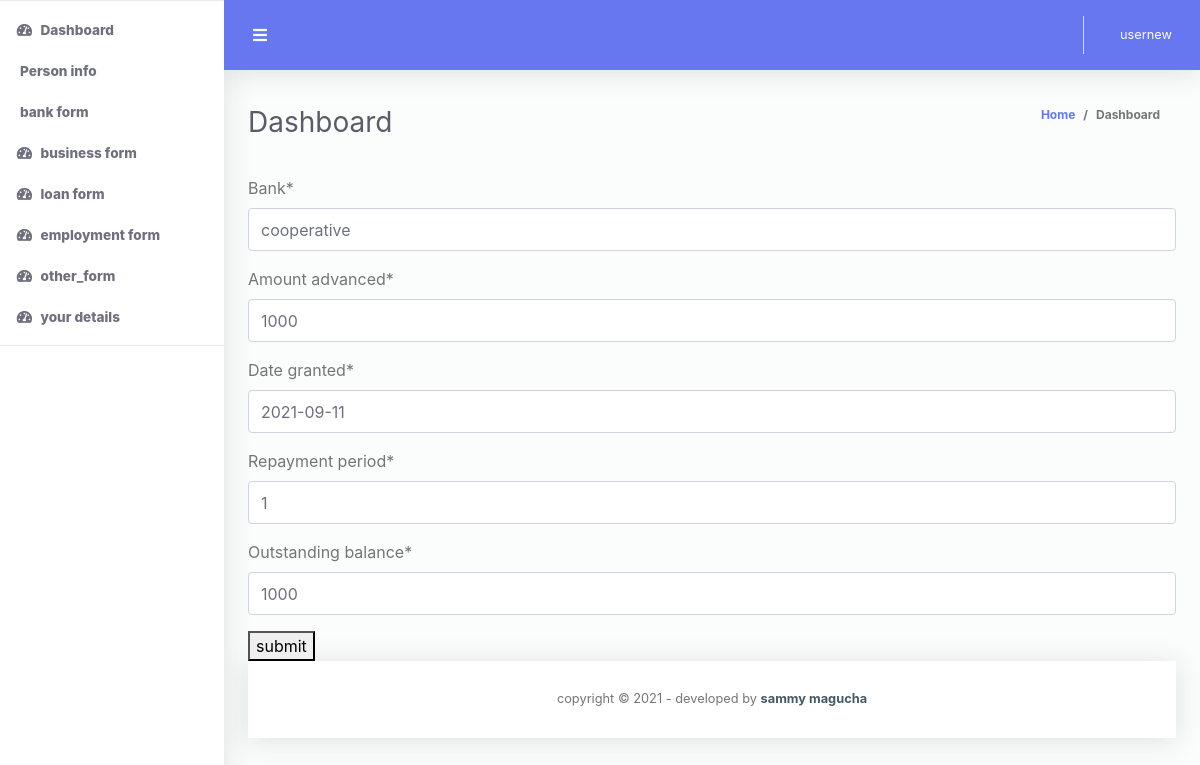
Page /updateother/1 (signed in) on the earlier database version.
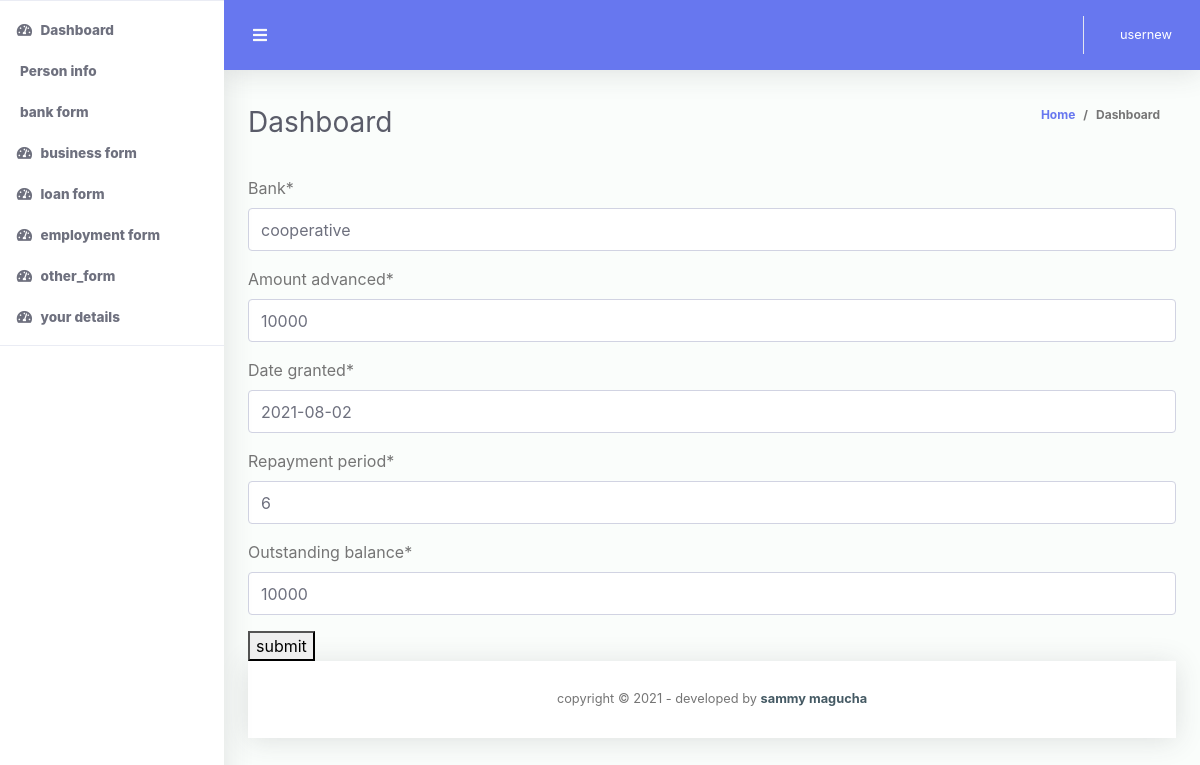
Same page on the later database version.
### codechallenege/models.py (models this page shows)
class OtherLoans(models.Model):
	bank = models.CharField(max_length = 100, validators= [onlyletters])
	amount_advanced = models.PositiveIntegerField()
	date_granted = models.DateField()
	Repayment_period = models.PositiveIntegerField()
	Outstanding_balance = models.PositiveIntegerField()
	bio = models.ForeignKey(User, on_delete=models.CASCADE)
	class Meta:
		verbose_name_plural = "OtherLoans"

### codechallenege/views.py (the view)
# urls.py: path('updateother/<int:id>', views.updateother, name='update_other'),
@login_required(login_url='/accounts/login/')
def updateother(request, id):
	try:
		otherobj =OtherLoans.objects.get(id =id)
		form =  Otherloanform(request.POST or None, instance= otherobj)
		if form.is_valid():
			form.save()
			form= Otherloanform()
			return redirect('list user')
		context ={
			'otherobj':otherobj,
			'form': form,
			'title': 'update your details',
		}
	except ObjectDoesNotExist:
		return render(request, 'codechallenege/404.html')
	return render(request, 'codechallenege/updateother.html', context)

### codechallenege/forms.py
class Otherloanform(ModelForm):
	class Meta:
		model = OtherLoans
		exclude = ['bio']

### codechallenege/templatetags/custom_tags.py (called while the page is built)
@register.filter(name='has_group')
def has_group(user, group_name):
    group = Group.objects.filter(name=group_name)
    if group:
        group = group.first()
        return group in user.groups.all()
    else:
        return False

### codechallenege/templates/codechallenege/updateother.html (shortened to what this page needs)
{%extends 'codechallenege/base.html'%}
{%block content%}
{% include "codechallenege/form.html" %}
{%endblock%}

### codechallenege/templates/codechallenege/form.html (shortened to what this page needs)
 {% load crispy_forms_tags %}
<form method="Post">
     {{form|crispy}}
     <button  type="submit"  class="button">submit</button>
 </form>

Differences in the rows shown:
changed OtherLoans "cooperative": amount_advanced "1000" → "10000"; date_granted "2021-09-11" → "2021-08-02"; Repayment_period "1" → "6"; Outstanding_balance "1000" → "10000"
